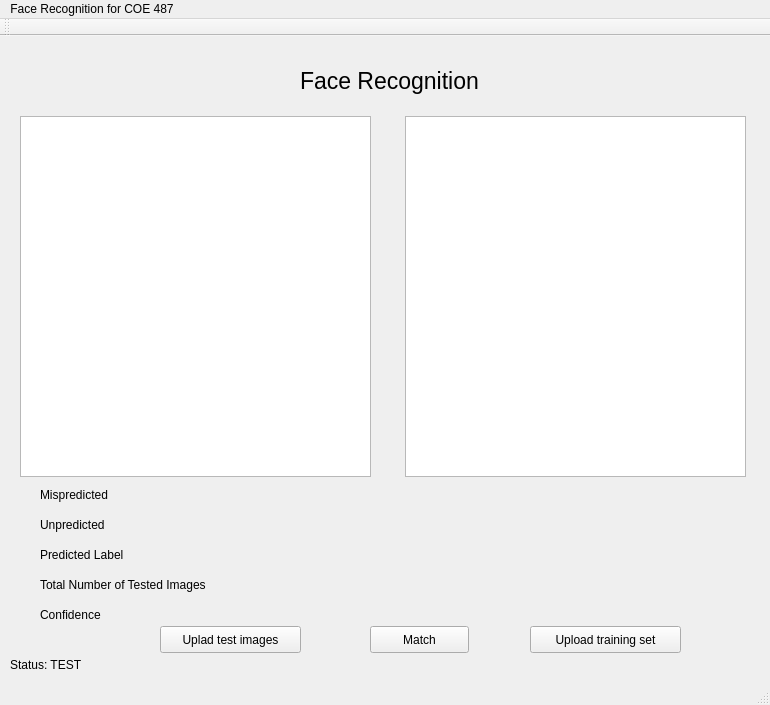
<?xml version="1.0" encoding="UTF-8"?>
<ui version="4.0">
 <class>MainWindow</class>
 <widget class="QMainWindow" name="MainWindow">
  <property name="geometry">
   <rect>
    <x>0</x>
    <y>0</y>
    <width>770</width>
    <height>705</height>
   </rect>
  </property>
  <property name="windowTitle">
   <string>MainWindow</string>
  </property>
  <widget class="QWidget" name="centralWidget">
   <widget class="QPushButton" name="uploadTest">
    <property name="geometry">
     <rect>
      <x>160</x>
      <y>590</y>
      <width>141</width>
      <height>27</height>
     </rect>
    </property>
    <property name="text">
     <string>Uplad test images</string>
    </property>
   </widget>
   <widget class="QPushButton" name="testBt">
    <property name="geometry">
     <rect>
      <x>370</x>
      <y>590</y>
      <width>99</width>
      <height>27</height>
     </rect>
    </property>
    <property name="text">
     <string>Match</string>
    </property>
   </widget>
   <widget class="QPushButton" name="uploadTraning">
    <property name="geometry">
     <rect>
      <x>530</x>
      <y>590</y>
      <width>151</width>
      <height>27</height>
     </rect>
    </property>
    <property name="text">
     <string>Upload training set</string>
    </property>
   </widget>
   <widget class="QGraphicsView" name="img1">
    <property name="geometry">
     <rect>
      <x>20</x>
      <y>80</y>
      <width>351</width>
      <height>361</height>
     </rect>
    </property>
   </widget>
   <widget class="QGraphicsView" name="img2">
    <property name="geometry">
     <rect>
      <x>405</x>
      <y>80</y>
      <width>341</width>
      <height>361</height>
     </rect>
    </property>
   </widget>
   <widget class="QLabel" name="label">
    <property name="geometry">
     <rect>
      <x>300</x>
      <y>20</y>
      <width>200</width>
      <height>50</height>
     </rect>
    </property>
    <property name="font">
     <font>
      <pointsize>17</pointsize>
     </font>
    </property>
    <property name="text">
     <string>Face Recognition</string>
    </property>
   </widget>
   <widget class="QLabel" name="status_lbl">
    <property name="geometry">
     <rect>
      <x>10</x>
      <y>620</y>
      <width>371</width>
      <height>17</height>
     </rect>
    </property>
    <property name="text">
     <string>Status: TEST</string>
    </property>
   </widget>
   <widget class="QLabel" name="mispredicted_lbl">
    <property name="geometry">
     <rect>
      <x>40</x>
      <y>450</y>
      <width>261</width>
      <height>17</height>
     </rect>
    </property>
    <property name="text">
     <string>Mispredicted</string>
    </property>
   </widget>
   <widget class="QLabel" name="unpredicted_lbl">
    <property name="geometry">
     <rect>
      <x>40</x>
      <y>480</y>
      <width>251</width>
      <height>17</height>
     </rect>
    </property>
    <property name="text">
     <string>Unpredicted</string>
    </property>
   </widget>
   <widget class="QLabel" name="predictedLabel_lbl">
    <property name="geometry">
     <rect>
      <x>40</x>
      <y>510</y>
      <width>251</width>
      <height>17</height>
     </rect>
    </property>
    <property name="text">
     <string>Predicted Label</string>
    </property>
   </widget>
   <widget class="QLabel" name="confidence_lbl">
    <property name="geometry">
     <rect>
      <x>40</x>
      <y>570</y>
      <width>241</width>
      <height>17</height>
     </rect>
    </property>
    <property name="text">
     <string>Confidence</string>
    </property>
   </widget>
   <widget class="QLabel" name="totalTestingImageNumber_lbl">
    <property name="geometry">
     <rect>
      <x>40</x>
      <y>540</y>
      <width>281</width>
      <height>17</height>
     </rect>
    </property>
    <property name="text">
     <string>Total Number of Tested Images </string>
    </property>
   </widget>
  </widget>
  <widget class="QMenuBar" name="menuBar">
   <property name="geometry">
    <rect>
     <x>0</x>
     <y>0</y>
     <width>770</width>
     <height>25</height>
    </rect>
   </property>
   <widget class="QMenu" name="menuFace_Recognition_for_COE_487">
    <property name="title">
     <string>Face Recognition for COE 487</string>
    </property>
   </widget>
   <addaction name="menuFace_Recognition_for_COE_487"/>
  </widget>
  <widget class="QToolBar" name="mainToolBar">
   <attribute name="toolBarArea">
    <enum>TopToolBarArea</enum>
   </attribute>
   <attribute name="toolBarBreak">
    <bool>false</bool>
   </attribute>
  </widget>
  <widget class="QStatusBar" name="statusBar"/>
 </widget>
 <layoutdefault spacing="6" margin="11"/>
 <resources/>
 <connections/>
</ui>
